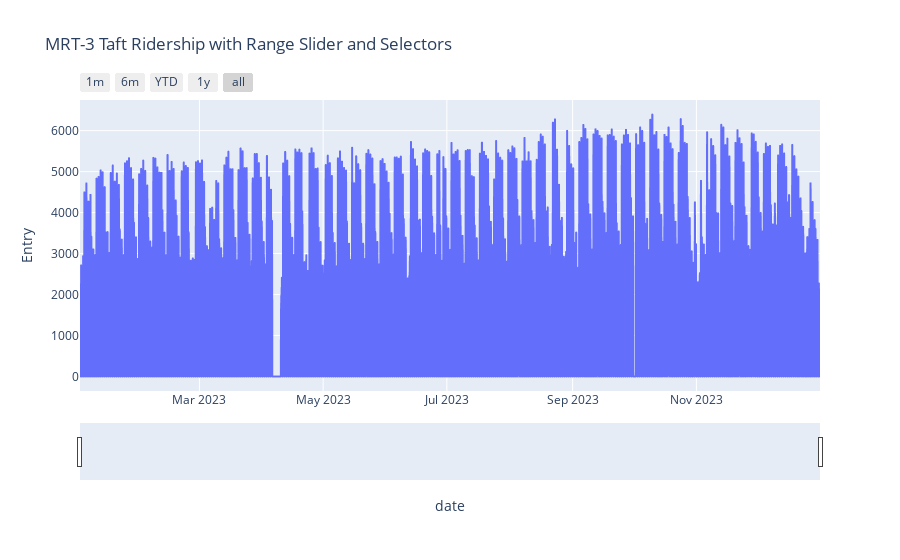

The cell this chart's notebook holds for it:
### Code cell
fig = px.line(df, x='date', y='Entry', 
              title='MRT-3 Taft Ridership with Range Slider and Selectors', 
             )

fig.update_xaxes(
    rangeslider_visible=True,
    rangeselector=dict(
        buttons=list([
            dict(count=1, label="1m", step="month", stepmode="backward"),
            dict(count=6, label="6m", step="month", stepmode="backward"),
            dict(count=1, label="YTD", step="year", stepmode="todate"),
            dict(count=1, label="1y", step="year", stepmode="backward"),
            dict(step="all")
        ])
    )
)
fig.show()

### Figure 1 — Plotly figure (JSON) as saved in the notebook; plotly's stock layout.template omitted (floating-point values rounded to 4 significant figures; data arrays with more than 128 entries replaced by an {"elided": "..."} marker saying what was removed)
{"data": [{"hovertemplate": "date=%{x}<br>Entry=%{y}<extra></extra>", "legendgroup": "", "line": {"color": "#636efa", "dash": "solid"}, "marker": {"symbol": "circle"}, "mode": "lines", "name": "", "showlegend": false, "type": "scattergl", "x": {"elided": "8757 str values"}, "xaxis": "x", "y": {"elided": "8757 int values"}, "yaxis": "y"}], "layout": {"legend": {"tracegroupgap": 0}, "title": {"text": "MRT-3 Taft Ridership with Range Slider and Selectors"}, "xaxis": {"anchor": "y", "domain": [0, 1], "rangeselector": {"buttons": [{"count": 1, "label": "1m", "step": "month", "stepmode": "backward"}, {"count": 6, "label": "6m", "step": "month", "stepmode": "backward"}, {"count": 1, "label": "YTD", "step": "year", "stepmode": "todate"}, {"count": 1, "label": "1y", "step": "year", "stepmode": "backward"}, {"step": "all"}]}, "rangeslider": {"visible": true}, "title": {"text": "date"}}, "yaxis": {"anchor": "x", "domain": [0, 1], "title": {"text": "Entry"}}}}
